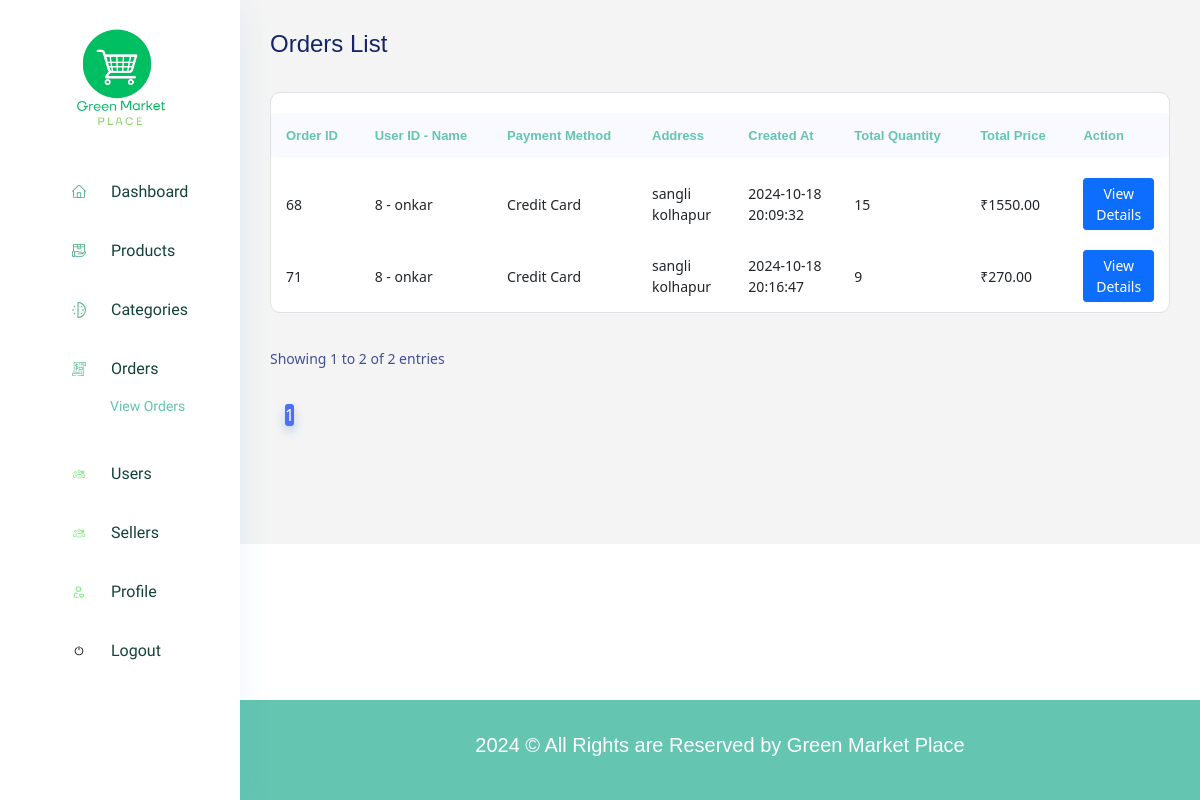
Page /Admin/vieworders.php (signed in) on the committed database.
### tables this page shows
CREATE TABLE `orders` (
  `order_id` int(11) NOT NULL,
  `user_id` int(11) NOT NULL,
  `payment_method` varchar(50) NOT NULL,
  `address` text NOT NULL,
  `created_at` datetime DEFAULT current_timestamp(),
  `total_quantity` int(11) NOT NULL DEFAULT 0,
  `total_price` decimal(10,2) NOT NULL DEFAULT 0.00
);

CREATE TABLE `users` (
  `id` int(11) NOT NULL,
  `Name` varchar(255) NOT NULL,
  `user_name` varchar(100) NOT NULL,
  `Email` varchar(50) NOT NULL,
  `password` varchar(255) NOT NULL,
  `address` varchar(255) NOT NULL,
  `Mobile` varchar(20) DEFAULT NULL,
  `city` varchar(100) NOT NULL,
  `state` int(11) NOT NULL,
  `zip` varchar(10) NOT NULL,
  `created_at` timestamp NOT NULL DEFAULT current_timestamp()
);

### Admin/vieworders.php (the view, shortened to what this page needs)
<?php
include('../include/db_con.php');
?>
<!DOCTYPE html>
<html lang="en">
<head>
    <link rel="stylesheet" href="css/style1.css" />
    <link rel="stylesheet" href="css/bootstrap1.min.css" />
    <link rel="stylesheet" href="css/metisMenu.css">
</head>
<body class="crm_body_bg">
    <?php include('sidebar.php'); ?>
    <section class="main_content dashboard_part large_header_bg">
        <div class="main_content_iner ">
            <div class="container-fluid p-0">
                <div class="row justify-content-center">
                    <div class="col-12">
                        <div class="QA_section">
                            <div class="white_box_tittle list_header">
                                <h4>Orders List</h4>
                            </div>
                            <div class="QA_table mb_30">
                                <table class="table lms_table_active">
                                    <thead>
                                        <tr>
                                            <th scope="col">Order ID</th>
                                            <th scope="col">User ID - Name</th>
                                            <th scope="col">Payment Method</th>
                                            <th scope="col">Address</th>
                                            <th scope="col">Created At</th>
                                            <th scope="col">Total Quantity</th>
                                            <th scope="col">Total Price</th>
                                            <th scope="col">Action</th>
                                        </tr>
                                    </thead>
                                    <tbody>
                                        <?php
                                        $query = "SELECT o.order_id, o.user_id, o.payment_method, o.address, o.created_at, o.total_quantity, o.total_price, u.Name
                                                  FROM orders o
                                                  JOIN users u ON o.user_id = u.id
                                                  ORDER BY o.order_id DESC";
                                        $result = mysqli_query($con, $query);
                                        if ($result) {
                                            while ($row = mysqli_fetch_assoc($result)) {
                                                echo "<tr>";
                                                echo "<td>{$row['order_id']}</td>";
                                                echo "<td>{$row['user_id']} - {$row['Name']}</td>";
                                                echo "<td>{$row['payment_method']}</td>";
                                                echo "<td>" . substr($row['address'], 0, 30) . (strlen($row['address']) > 30 ? '...' : '') . "</td>";
                                                echo "<td>{$row['created_at']}</td>";
                                                echo "<td>{$row['total_quantity']}</td>";
                                                echo "<td>₹{$row['total_price']}</td>";
                                                echo "<td>
                                                        <button onclick='viewOrderDetails({$row['order_id']})'
                                                                class='btn btn-primary btn-sm'>
                                                            View Details
                                                        </button>
                                                      </td>";
                                                echo "</tr>";
                                            }
                                        } else {
                                            echo "<tr><td colspan='8'>Error: " . mysqli_error($con) . "</td></tr>";
                                        }
                                        ?>
                                    </tbody>
                                </table>
                            </div>
                        </div>
                    </div>
                </div>
            </div>
        </div>
        <div class="footer_part">
            <div class="container-fluid">
                <div class="row">
                    <div class="col-lg-12">
                        <div class="footer_iner text-center text-align-center">
                            <p class=fs-5>2024 © All Rights are Reserved by Green Market Place
                                   </p>
                        </div>
                    </div>
                </div>
            </div>
      </div>
    </section>
</body>
</html>

### rows in the picture
orders: order_id "71", user "8", user.Name "onkar", payment_method "Credit Card", address "sangli kolhapur", created_at "2024-10-18 20:16:47", total_quantity "9", total_price "270.00"
orders: order_id "68", user "8", user.Name "onkar", payment_method "Credit Card", address "sangli kolhapur", created_at "2024-10-18 20:09:32", total_quantity "15", total_price "1550.00"
